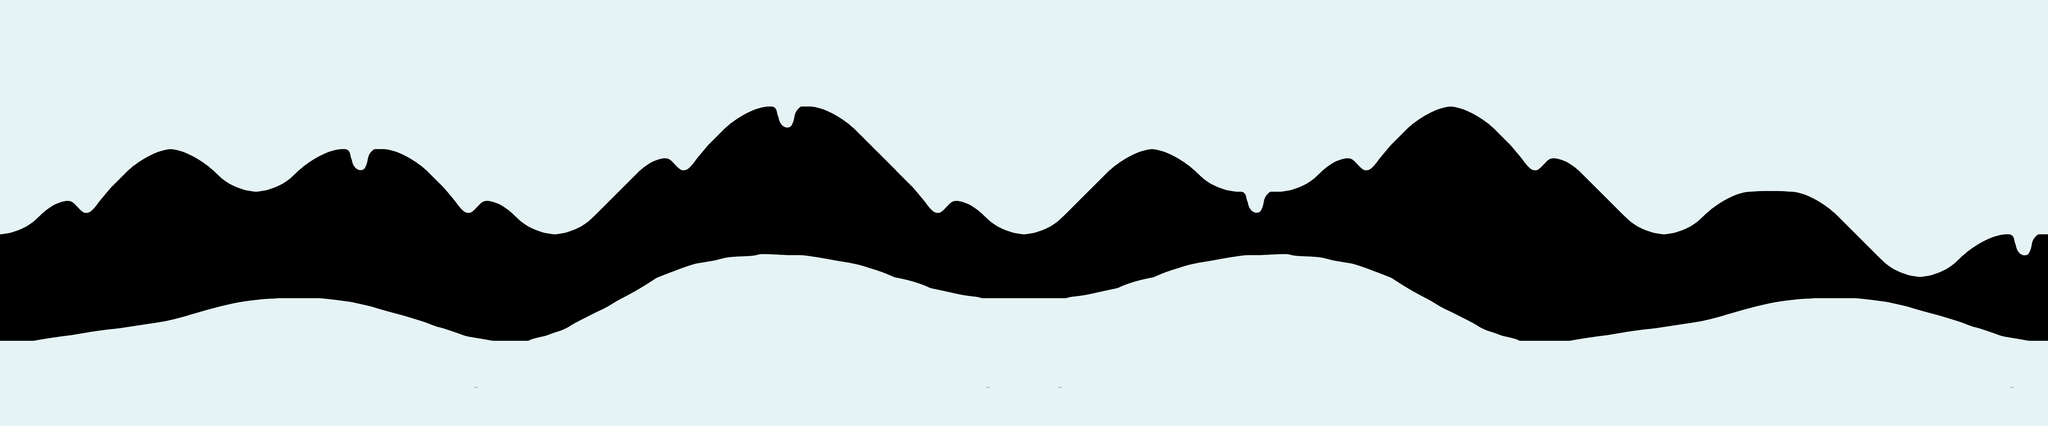

This game map was drawn from its Tiled (.tmx) file and the tilesets committed beside it. A one-line description and the full map source follow:
An orthogonal 48x10 tile map with 128x128 px tiles, 1 tile layer (Tile Layer 1), 2 tilesets.

<map version="1.2" tiledversion="1.2.1" orientation="orthogonal" renderorder="left-up" width="48" height="10" tilewidth="128" tileheight="128" infinite="0" nextlayerid="7" nextobjectid="1">
 <tileset firstgid="1" source="textura.tsx" />
 <tileset firstgid="10" source="textureButton.tsx" />
 <layer id="6" name="Tile Layer 1" width="48" height="10">
  <data encoding="csv">
1,1,1,1,1,1,1,1,1,1,1,1,1,1,1,1,1,1,1,1,1,1,1,1,1,1,1,1,1,1,1,1,1,1,1,1,1,1,1,1,1,1,1,1,1,1,1,1,
1,1,1,1,1,1,1,1,1,1,1,1,1,1,1,1,1,1,1,1,1,1,1,1,1,1,1,1,1,1,1,1,1,1,1,1,1,1,1,1,1,1,1,1,1,1,1,1,
1,1,1,1,1,1,1,1,1,1,1,1,1,1,1,1,1,2147483657,8,9,1,1,1,1,1,1,1,1,1,1,1,1,1,2147483657,9,1,1,1,1,1,1,1,1,1,1,1,1,1,
1,1,1,2147483657,9,1,1,2147483657,8,9,1,1,1,1,1,3,2,0,0,0,5,1,1,1,1,1,2147483657,9,1,1,1,3,2,0,0,2147483650,2147483651,1,1,1,1,1,1,1,1,1,1,1,
1,3,2,0,0,7,2147483655,0,0,0,2147483650,2147483651,1,1,2147483653,0,0,0,0,0,0,2147483650,2147483651,1,1,2147483653,0,0,7,8,2147483655,0,0,0,0,0,0,5,1,1,2147483657,4,9,1,1,1,1,1,
2147483655,0,0,0,0,0,0,0,0,0,0,0,7,2147483655,0,0,0,0,0,0,0,0,0,7,2147483655,0,0,0,0,0,0,0,0,0,0,0,0,0,7,2147483655,0,0,0,5,1,1,2147483657,8,
0,0,0,0,0,0,0,0,0,0,0,0,0,0,0,0,0,0,0,0,0,0,0,0,0,0,0,0,0,0,0,0,0,0,0,0,0,0,0,0,0,0,0,0,7,2147483655,0,0,
0,0,0,0,0,0,0,0,0,0,0,0,0,0,0,0,0,0,0,0,0,0,0,0,0,0,0,0,0,0,0,0,0,0,0,0,0,0,0,0,0,0,0,0,0,0,0,0,
0,0,0,0,0,0,0,0,0,0,0,0,0,0,0,0,0,0,0,0,0,0,0,0,0,0,0,0,0,0,0,0,0,0,0,0,0,0,0,0,0,0,0,0,0,0,0,0,
2147483658,0,0,0,0,0,0,0,0,0,0,0,2147483661,0,0,0,0,0,0,0,0,0,0,0,13,0,0,0,0,0,0,0,0,0,0,0,2147483658,0,0,0,0,0,0,0,0,0,0,0
</data>
 </layer>
</map>
